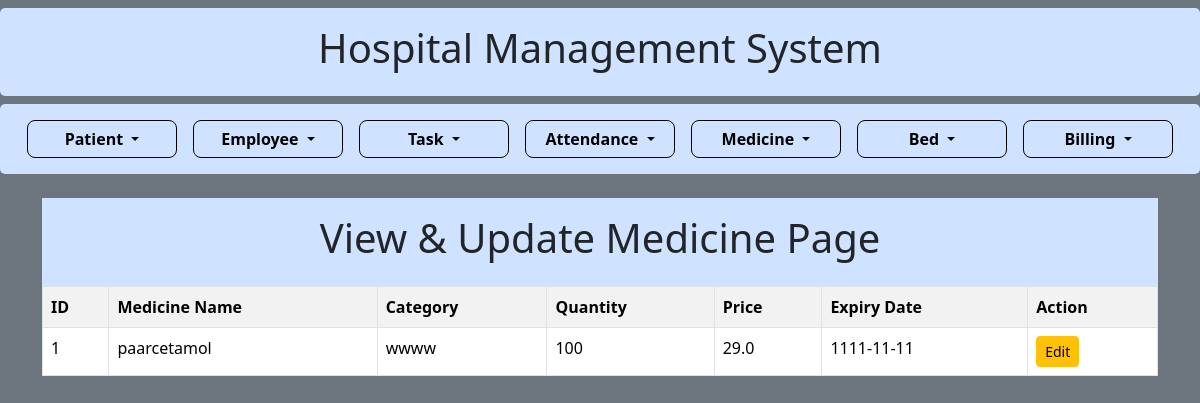
/view_update_medicine, run on an earlier commit of the app's database.
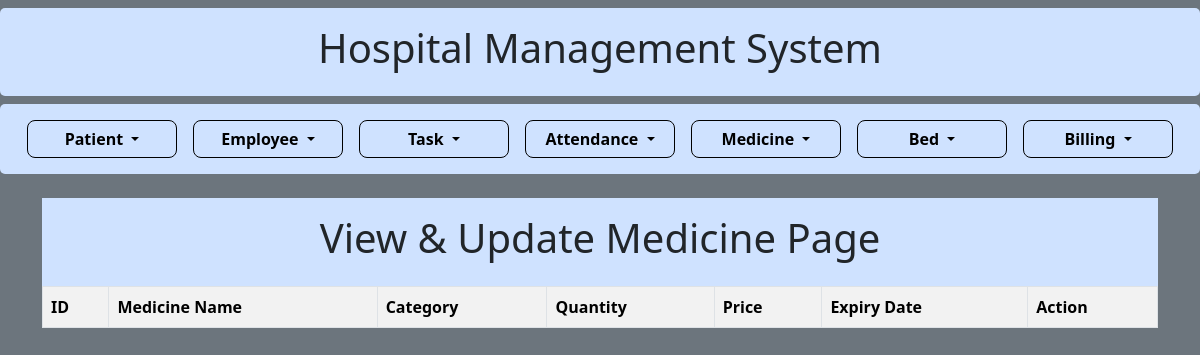
And on a later commit of the database.
### models/models_medicine.py (models this page shows)
class Medicine(db.Model):
    id = db.Column(db.Integer, primary_key=True)
    medicine_name = db.Column(db.String(100))
    category = db.Column(db.String(100))
    quantity = db.Column(db.Integer)
    price = db.Column(db.Float)
    expiry_date = db.Column(db.String(20))

### routes/routes_medicine.py (the view)
@medicine_bp.route('/view_update_medicine')
def view_update_medicine():
    return render_template("view_update_medicine.html", medicines=Medicine.query.all())

### templates/view_update_medicine.html (shortened to what this page needs)
{% extends "base.html" %}
{% block content %}
<div class="container-fluid mt-2 p-3 bg-primary-subtle text-dark">
    <h1 class="text-center">View & Update Medicine Page</h1>
</div>
<table class="table table-bordered table-striped">
    <tr>
        <th>ID</th>
        <th>Medicine Name</th>
        <th>Category</th>
        <th>Quantity</th>
        <th>Price</th>
        <th>Expiry Date</th>
        <th>Action</th>
    </tr>
    {% for medicine in medicines %}
    <tr>
        <td>{{ medicine.id }}</td>
        <td>{{ medicine.medicine_name }}</td>
        <td>{{ medicine.category }}</td>
        <td>{{ medicine.quantity }}</td>
        <td>{{ medicine.price }}</td>
        <td>{{ medicine.expiry_date }}</td>
        <td>
            <a href="{{ url_for('medicine.edit_medicine', id=medicine.id) }}" class="btn btn-warning btn-sm">Edit</a>
        </td>
    </tr>
    {% endfor %}
</table>
{% endblock %}

What changed in the data, as far as the page shows it:
removed Medicine: id "1", medicine_name "paarcetamol", category "wwww", quantity "100", price "29.0", expiry_date "1111-11-11"
